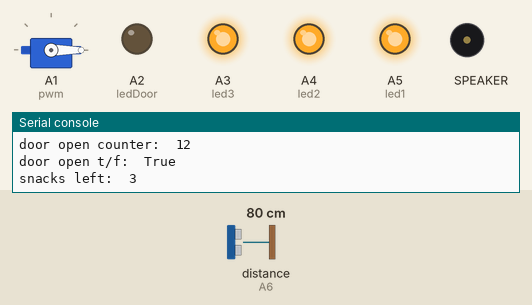
Bench run of a program on a simulated Circuit Playground running CircuitPython. Shown: servo, output pins drawn as LEDs (lit = HIGH), buzzer (waves = sounding), the last lines printed to the serial console. Inputs (shaded band) come from the test bench; at power-on: distance to the obstacle (sensor on A6) 80 cm. The echo pulse lasts 58.3 µs per cm; library files of the repository ran but are not shown: Queue.py.

Above: at 1.2 s.
1.3 s: distance to the obstacle (sensor on A6) set to 5 cm
At 4.19 s:
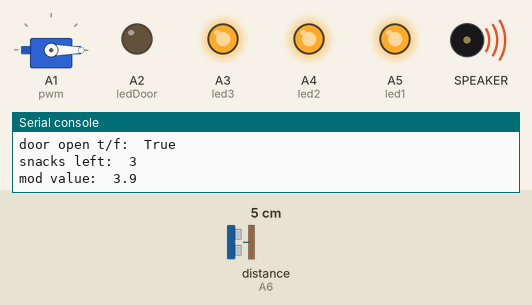
4.3 s: distance to the obstacle (sensor on A6) set to 2 cm
At 4.8 s:
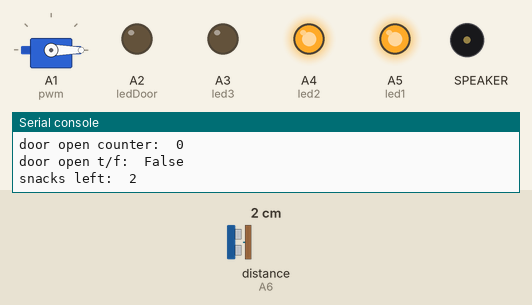
Timing chart, 0 to 42.4 s (numbered marks = the images above; inputs shaded):
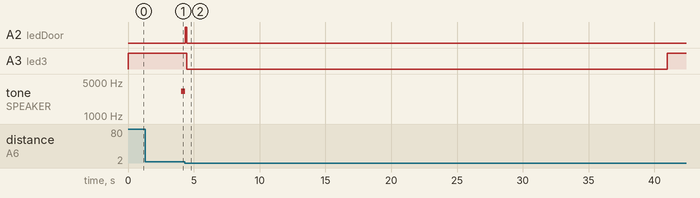

Measured:
- the behaviour switches between 4 and 3 cm on distance to the obstacle (sensor on A6) (found by bisection; images 1 and 2)
- after the input at 4.3 s, A3 (led3): HIGH → LOW after 0.15 s, → HIGH 36.5 s later; tone on SPEAKER: goes on until 4.3 s, then stays silent

The program:

snack-box.py
```python
# Write your code here :-)
# Import Section
import board
from adafruit_circuitplayground import cp
from adafruit_hcsr04 import HCSR04
from time import sleep
from Queue import Queue
import adafruit_motor.servo
import pwmio
import digitalio


# Setup Section

#connect to sonar and servo motor
sonar = HCSR04(trigger_pin=board.TX, echo_pin=board.A6)
pwm = pwmio.PWMOut(board.A1, frequency=50)
servo = adafruit_motor.servo.Servo(pwm, min_pulse=750, max_pulse=2600)

#led lights setup. the numbers after the led represents the
#light that should be on when that many snacks are left
led_brightness = 0.25
ledDoor = digitalio.DigitalInOut(board.A2)
ledDoor.direction = digitalio.Direction.OUTPUT
ledDoor.value = False
led3 = digitalio.DigitalInOut(board.A3)
led3.direction = digitalio.Direction.OUTPUT
led3.value = True
led2 = digitalio.DigitalInOut(board.A4)
led2.direction = digitalio.Direction.OUTPUT
led2.value = True
led1 = digitalio.DigitalInOut(board.A5)
led1.direction = digitalio.Direction.OUTPUT
led1.value = True

#Script Variables Setup

#running time of program
t = 0.0
#time between loops of program
dt = 0.1
#variable for how long to sleep (calculated later in script)
sleepTime = 0.0
#how many samples must be over the limit for it to be open
numOpenSampleThreshold = 5
#theshold for considering the door open based on averageDistance
openDistanceThreshold = 3.5
#is the door open
doorOpen = False
#counter of how many times the door has been open
doorOpenCounter = 0
#amount of snacks per day
snackLimit = 3
#amount of snacks left in current day
snacksLeft = snackLimit
#How long in seconds there is between a reset of snacksLeft (default 24 hours)
resetInterval = 40

# Function Section
def pixel_flip():
    if cp.pixels.brightness > 0:
        cp.pixels.brightness = 0
    else:
        cp.pixels.brightness = led_brightness


def openDoor():
    servo.angle = 0

def closeDoor():
    servo.angle = 90

#reset all values to full after a new interval has passed
def resetHardware():
    openDoor()
    led3.value = True
    led2.value = True
    led1.value = True

# Loop Section
while True:
    try:
        print('mod value: ', t % resetInterval)
        #when the time is on the reset time, reset all variables to beginning of day values
        if round((t % resetInterval), 1) == 0.1:
            resetHardware()
            snacksLeft = snackLimit
            print('reseting')

        #take the current distance point from door
        newDistance = sonar.distance

        #if the door is determined to be open
        if newDistance > openDistanceThreshold:
            doorOpenCounter += 1
            if doorOpenCounter == numOpenSampleThreshold:
                doorOpen = True
            if doorOpenCounter > numOpenSampleThreshold * 5 and doorOpenCounter % 20 == 0:
                t += .3
                cp.play_tone(3200, 0.3)
                ledDoor.value = not ledDoor.value
        #the door is closed
        else:
            doorOpenCounter = 0
            ledDoor.value = False
            if doorOpen == True:
                doorOpen = False
                snacksLeft -= 1
            if snacksLeft == 2:
                led3.value = False
            elif snacksLeft == 1:
                led2.value = False
            elif snacksLeft == 0:
                led1.value = False
                sleep(2)
                t += 2
                closeDoor()
                sleepTime = resetInterval - (t % resetInterval)
                t += sleepTime
                sleep(sleepTime)

        print('door open counter: ', doorOpenCounter)
        print('door open t/f: ', doorOpen)
        print('snacks left: ', snacksLeft)
#        print('time: ', t)

    except RuntimeError:
        print("Retrying!")
    t += dt
    t = round(t, 1)
    sleep(dt)
```
